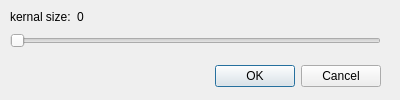
<?xml version="1.0" encoding="UTF-8"?>
<ui version="4.0">
 <class>GaussianFilterDialog</class>
 <widget class="QDialog" name="GaussianFilterDialog">
  <property name="geometry">
   <rect>
    <x>0</x>
    <y>0</y>
    <width>400</width>
    <height>100</height>
   </rect>
  </property>
  <property name="windowTitle">
   <string>Dialog</string>
  </property>
  <widget class="QDialogButtonBox" name="buttonBox">
   <property name="geometry">
    <rect>
     <x>40</x>
     <y>60</y>
     <width>341</width>
     <height>32</height>
    </rect>
   </property>
   <property name="orientation">
    <enum>Qt::Horizontal</enum>
   </property>
   <property name="standardButtons">
    <set>QDialogButtonBox::Cancel|QDialogButtonBox::Ok</set>
   </property>
  </widget>
  <widget class="QSlider" name="size_slider">
   <property name="geometry">
    <rect>
     <x>10</x>
     <y>30</y>
     <width>371</width>
     <height>22</height>
    </rect>
   </property>
   <property name="orientation">
    <enum>Qt::Horizontal</enum>
   </property>
  </widget>
  <widget class="QWidget" name="">
   <property name="geometry">
    <rect>
     <x>10</x>
     <y>10</y>
     <width>86</width>
     <height>14</height>
    </rect>
   </property>
   <layout class="QHBoxLayout" name="horizontalLayout">
    <item>
     <widget class="QLabel" name="label">
      <property name="text">
       <string>kernal size:</string>
      </property>
     </widget>
    </item>
    <item>
     <widget class="QLabel" name="size_label">
      <property name="text">
       <string>0</string>
      </property>
     </widget>
    </item>
   </layout>
  </widget>
 </widget>
 <resources/>
 <connections>
  <connection>
   <sender>buttonBox</sender>
   <signal>accepted()</signal>
   <receiver>GaussianFilterDialog</receiver>
   <slot>accept()</slot>
   <hints>
    <hint type="sourcelabel">
     <x>248</x>
     <y>254</y>
    </hint>
    <hint type="destinationlabel">
     <x>157</x>
     <y>274</y>
    </hint>
   </hints>
  </connection>
  <connection>
   <sender>buttonBox</sender>
   <signal>rejected()</signal>
   <receiver>GaussianFilterDialog</receiver>
   <slot>reject()</slot>
   <hints>
    <hint type="sourcelabel">
     <x>316</x>
     <y>260</y>
    </hint>
    <hint type="destinationlabel">
     <x>286</x>
     <y>274</y>
    </hint>
   </hints>
  </connection>
 </connections>
</ui>
